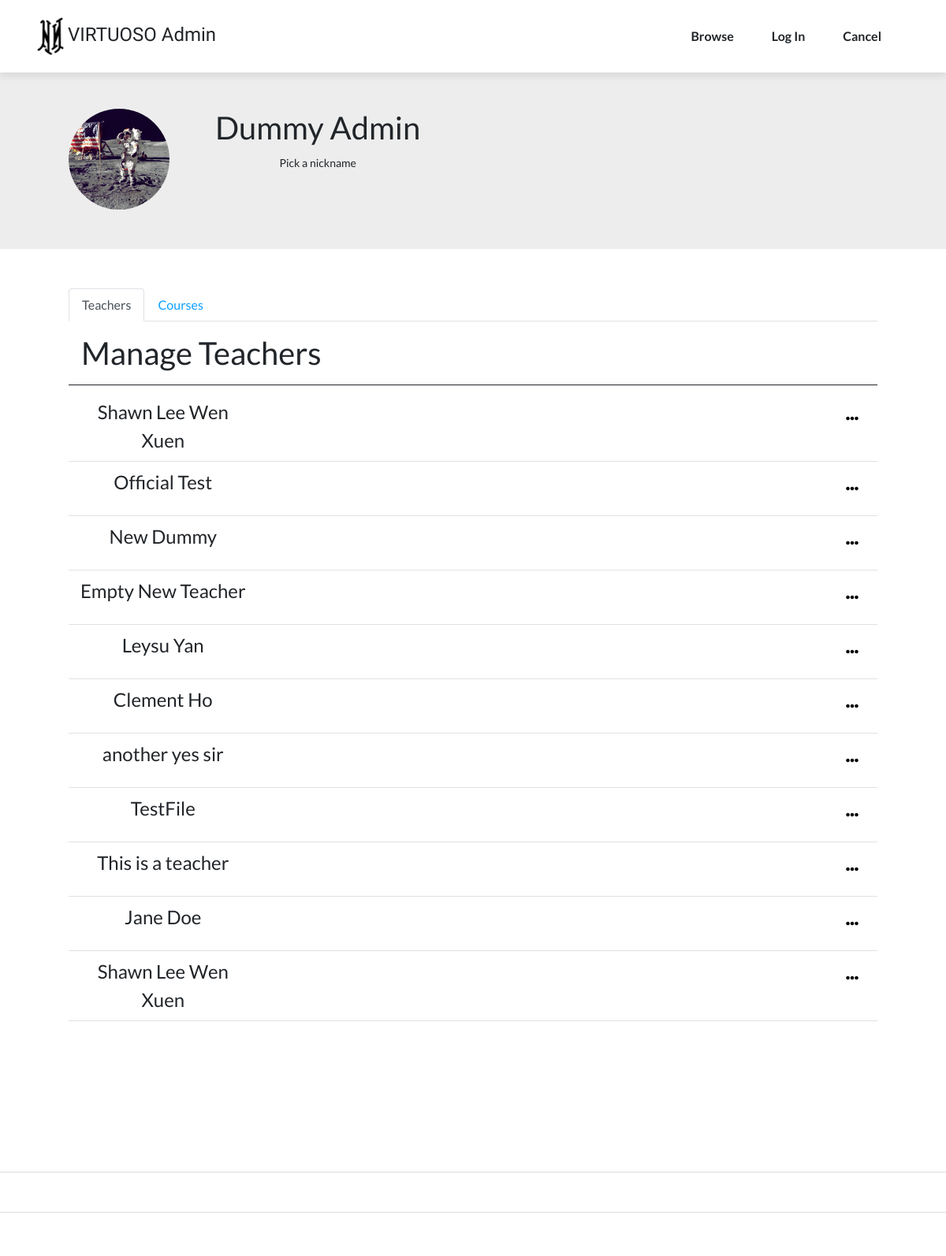
/adminhome.php, run on an earlier commit of the app's database.
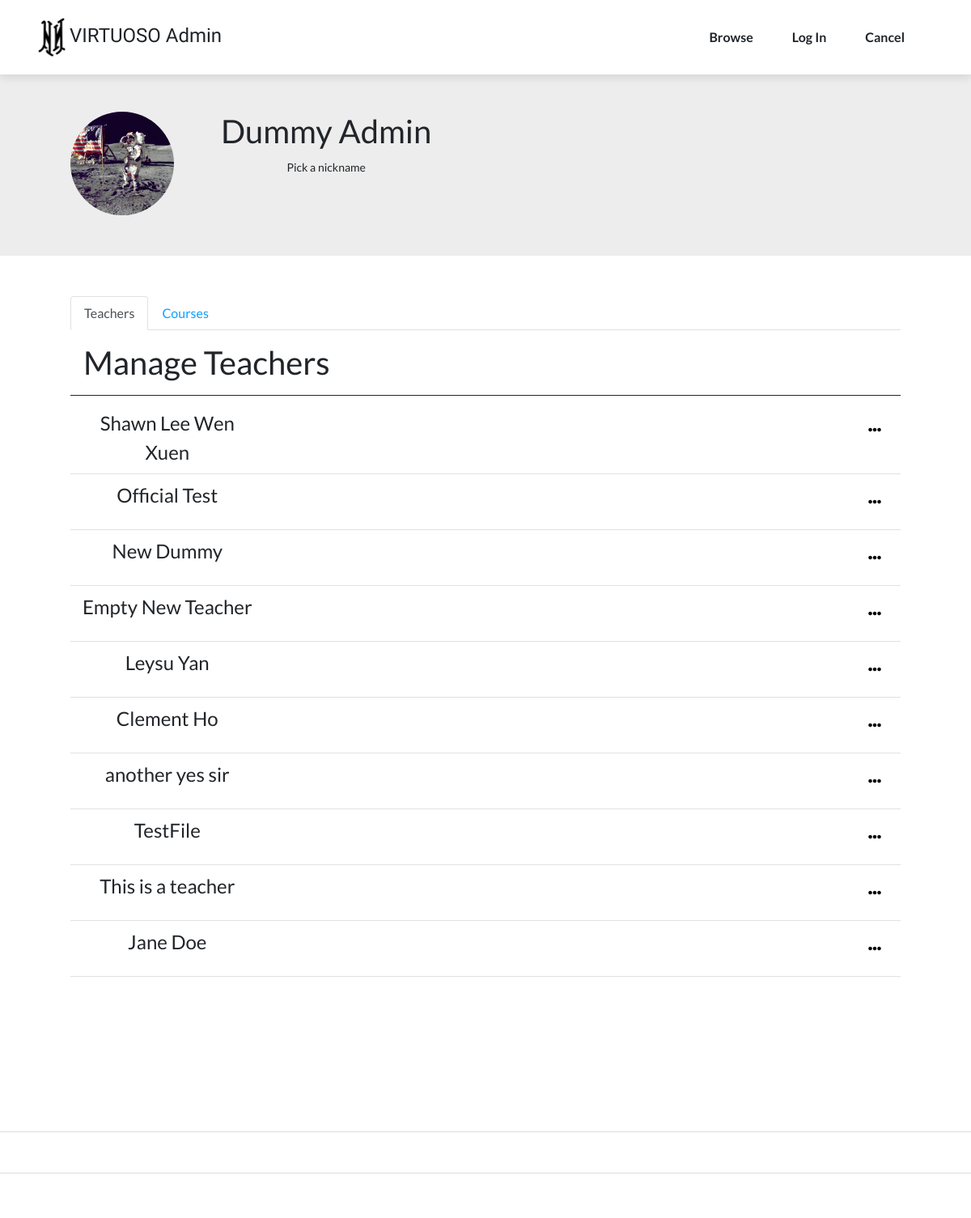
And on a later commit of the database.
### tables this page shows
CREATE TABLE `t_proposal` (
  `t_proposal_id` int(11) NOT NULL,
  `t_sub` varchar(128) NOT NULL,
  `t_years` varchar(128) NOT NULL,
  `t_brief` text NOT NULL,
  `t_up_fid` int(11) DEFAULT NULL,
  `t_url` varchar(128) DEFAULT NULL,
  `t_fid` int(11) NOT NULL
);

CREATE TABLE `teacher` (
  `t_ID` int(11) NOT NULL,
  `t_username` varchar(128) NOT NULL,
  `t_name` varchar(128) NOT NULL,
  `t_email` varchar(128) NOT NULL,
  `t_pwd` varchar(128) NOT NULL,
  `t_status` int(1) NOT NULL DEFAULT 0,
  `approval_admin_fid` int(11) DEFAULT NULL
);

### includes/adminmanageuser.inc.php (the view, shortened to what this page needs)
<?php
$conn = mysqli_connect("localhost", "root", "", "virtuoso");
$sql = "SELECT t.t_ID,t.t_name,t.t_email,t.t_status,p.t_sub,p.t_years,p.t_brief,p.t_fid,p.t_url,p.t_up_fid FROM teacher AS t LEFT JOIN t_proposal AS p ON t.t_ID= p.t_fid;";
$result = $conn -> query($sql);
if ($result -> num_rows > 0){
    while ($row = $result -> fetch_assoc()){
    echo "<form method = 'post' action = 'includes/adminteacherstatus.inc.php'>
    <input type='hidden' id='custId' name='tId' value=".$row["t_ID"].">
    <tr>
    <td style='width: 265px;font-size: 24px;'>".$row["t_name"]."</td>
    <td style='width: 924px;'>
        <div>
        <a class='btn btn-primary listgroupdropMain' data-bs-toggle='collapse' aria-expanded='false' aria-controls='collapse-1' href='#collapse-".$row["t_ID"]."' role='button' style='float: right;'><i class='fas fa-ellipsis-h'></i></a>
            <div class='collapse' id='collapse-".$row["t_ID"]."' class='collapse' style='clear: right;'>
                <div class='row'>
                    <div class='col'>
                        <p>Subject</p>
                    </div>
                    <div class='col-xl-9'style='border-left-width: 1px;border-left-style: solid;'>
                        <p style='text-align: left;padding-left: 10px;'>".$row["t_sub"]."</p>
                    </div>
                </div>
                <div class='row'>
                    <div class='col'>
                        <p>Brief Background</p>
                    </div>
                    <div class='col-xl-9'style='border-left-width: 1px;border-left-style: solid;'>
                        <p style='text-align: left;padding-left: 10px;'>".$row["t_brief"]."</p>
                    </div>
                </div>
                <div class='row'>
                    <div class='col'>
                        <p>Experience</p>
                    </div>
                    <div class='col-xl-9'style='border-left-width: 1px;border-left-style: solid;'>
                        <p style='text-align: left;padding-left: 10px;'>".$row["t_years"]."</p>
                    </div>
                </div>";
                echo "<input type='submit' name='act'
                class='btn btn-primary' value='Activate' />
                <input type='submit' name='deact'
                class='btn btn-primary' value='Deactivate' style = 'margin-left:50px;' />
            </div>
        </div>
    </td>
</tr>
</form>";
    }
}
?>

What changed in the data, as far as the page shows it:
removed t_proposal: t_fid.t_name "Shawn Lee Wen Xuen"
